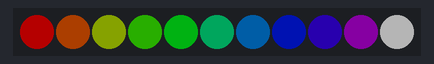
The sketch below on a simulated Arduino Uno, built with avr-gcc and run on an emulated ATmega328P. Shown: 11 RGB LEDs in strip order, left to right. Dim RGB values are drawn brighter than linear; random numbers use the default seed unless the sketch sets one.

Above: at 0.01 s.
At 4.76 s:
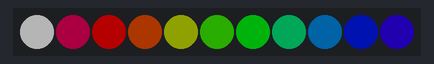
At 9.83 s:
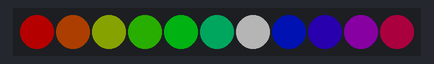
At 19.95 s:
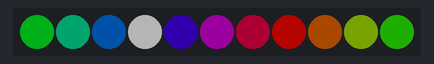
At 29.77 s:
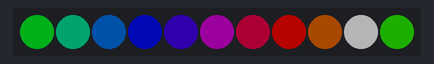
At 39.9 s:
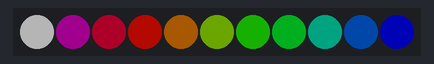

The sketch:

NeopixelRegenbogen.ino
```cpp
// This is a demonstration on how to use an input device to trigger changes on your neo pixels.
// You should wire a momentary push button to connect from ground to a digital IO pin.  When you
// press the button it will change to a new pixel animation.  Note that you need to press the
// button once to start the first animation!

#include <Adafruit_NeoPixel.h>

#define PIXEL_PIN    7    // Digital IO pin connected to the NeoPixels.
#define PIXEL_COUNT 11
// Parameter 1 = number of pixels in strip,  neopixel stick has 8
// Parameter 2 = pin number (most are valid)
// Parameter 3 = pixel type flags, add together as needed:
//   NEO_RGB     Pixels are wired for RGB bitstream
//   NEO_GRB     Pixels are wired for GRB bitstream, correct for neopixel stick
//   NEO_KHZ400  400 KHz bitstream (e.g. FLORA pixels)
//   NEO_KHZ800  800 KHz bitstream (e.g. High Density LED strip), correct for neopixel stick
Adafruit_NeoPixel nasaStrip = Adafruit_NeoPixel(PIXEL_COUNT, PIXEL_PIN, NEO_GRB + NEO_KHZ800);

// durchlaufvariable für start-color
// wird im Loop hochgezählt
int j = 0;
int dt = 1;		// Speed
int cycles = 2; // Anzahl der Farbdurchläufe

void setup() {
//  u8g.setRot180();
	nasaStrip.setBrightness(64);
	nasaStrip.begin();
	nasaStrip.show(); // Initialize all pixels to 'off'
}

void colorWheel() {
	dt = 5;
	cycles = 1;
	for (int i = 0; i < nasaStrip.numPixels(); i++) {
		nasaStrip.setPixelColor(i, Wheel(((i * 256 / nasaStrip.numPixels() * cycles) + j)));
	}
	nasaStrip.show();
	// Farbbeginn hochzählen
	j = j + dt;
	if (j > 255) {
		j = 0;
	}
	delay(10);
}

void colorWheelMitBlitz() {
	dt = 16;
	cycles = 1;
	int rand = random(nasaStrip.numPixels());
	for (int i = 0; i < nasaStrip.numPixels(); i++) {
		nasaStrip.setPixelColor(i, Wheel(((i * 256 / nasaStrip.numPixels() * cycles) + j)));
		if (i == rand)
			nasaStrip.setPixelColor(i, 255, 255, 255);
	}
	nasaStrip.show();
	// Farbbeginn hochzählen
	j = j + dt;
	if (j > 255) {
		j = 0;
	}
	delay(50);
}

int runde = 0;
void lauflicht() {
	for (int i = 0; i < nasaStrip.numPixels(); i++) {
		if (i == j) {
			nasaStrip.setPixelColor(i, Wheel(runde));
//			nasaStrip.setPixelColor(i, 0, 0, 255);
		} else if (i == nasaStrip.numPixels() - j) {
			nasaStrip.setPixelColor(i, Wheel(runde + 128));
			//nasaStrip.setPixelColor(i, 255, 255, 255);
		} else {
			nasaStrip.setPixelColor(i, 0, 0, 0);
		}
	}
	nasaStrip.show();
	// Farbbeginn hochzählen
	j = j + 1;
	if (j == nasaStrip.numPixels()) {
		j = 0;
		runde = runde + 8;
		if (runde >= 256)
			runde = 0;
	}
	delay(25);
}

void loop() {
	colorWheelMitBlitz();
	//lauflicht();
}

// Input a value 0 to 255 to get a color value.
// The colours are a transition r - g - b - back to r.
uint32_t Wheel(byte WheelPos) {
	WheelPos = 255 - WheelPos;
	if (WheelPos < 85) {
		return nasaStrip.Color(255 - WheelPos * 3, 0, WheelPos * 3);
	}
	if (WheelPos < 170) {
		WheelPos -= 85;
		return nasaStrip.Color(0, WheelPos * 3, 255 - WheelPos * 3);
	}
	WheelPos -= 170;
	return nasaStrip.Color(WheelPos * 3, 255 - WheelPos * 3, 0);
}
```
